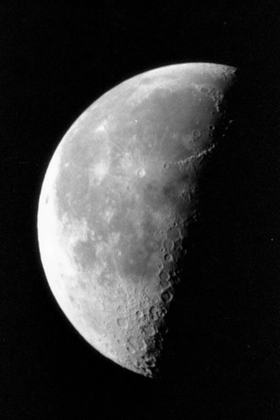
%> input picture TP1/Images/moon.tif, 280 x 420 px, shrunk from 358 x 537 before the run
$ octave instr1.m   (GNU Octave 9; MATLAB toolbox functions it lacks are replaced by stand-ins)
%> lines starting %> are read from the running program, lines starting %| are printed output that depends on the picture
### TP1/ouvrirImage.m
function [I, n, m] = ouvrirImage(nom)
%> called with nom = 'Images/moon.tif'
% OuvrirImage : ouvre l'image, la renvoie ainsi que sa taille
I = imread(nom);
%> I is the input picture: size 420x280 uint8; min 0, max 255, mean 52.9
[n,m] = size(I);
%> n = 420; m = 280
end

### TP1/calculerHisto.m
function [h] = calculerHisto(I)
% calcule l'histogramme de I
[N,M] = size(I);
h = zeros(1,256);

for i=1:N
    for j=1:M
        h(I(i,j)+1) = h(I(i,j)+1) + 1;
    end
end

end

### TP1/inversionImage.m
function [J] = inversionImage(I)
% renvoie l'image inversée
[N,M] = size(I);
J = I;
for i=1:N
    for j=1:M
        J(i,j) = 255 - I(i,j);
    end
end

end

### TP1/instr1.m
[I,n,m] = ouvrirImage('Images/moon.tif');
%> n = 420; m = 280
imshow(I);
h = calculerHisto(I);
%> after the loop in calculerHisto, `for i=1:N`: h = 256 values, max 17056 at index 3, min 0 at index 256, mean 459.4
x = 0:255;
bar(x, h);
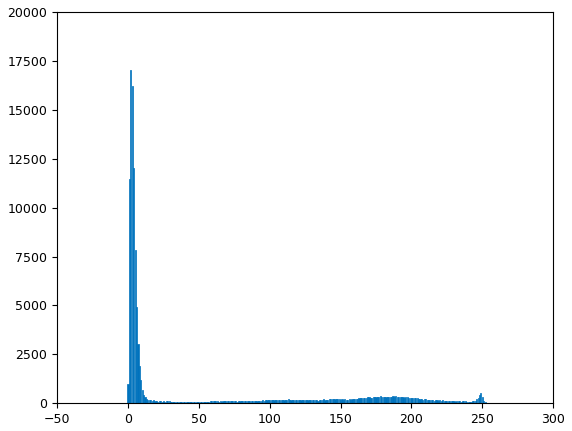
%> figure redrawn from the program's plot data; tallest bar 17056 high, from x = 1.6 to 2.4
I = inversionImage(I);
%> after the loop in inversionImage, `for i=1:N`:
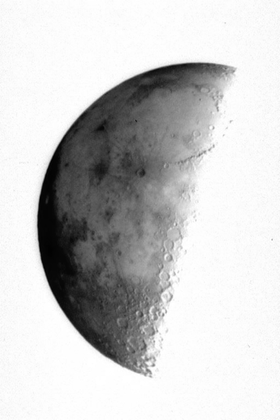
%> J: size 420x280 uint8; min 0, max 255, mean 202.1
h = calculerHisto(I);
%> h = 256 values, max 17056 at index 254, min 0 at index 256, mean 459.4
bar(x, h);
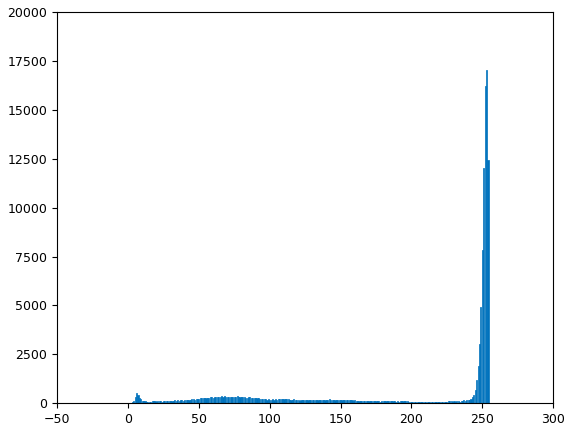
%> figure redrawn from the program's plot data; tallest bar 17056 high, from x = 252.6 to 253.4
imshow(I);
